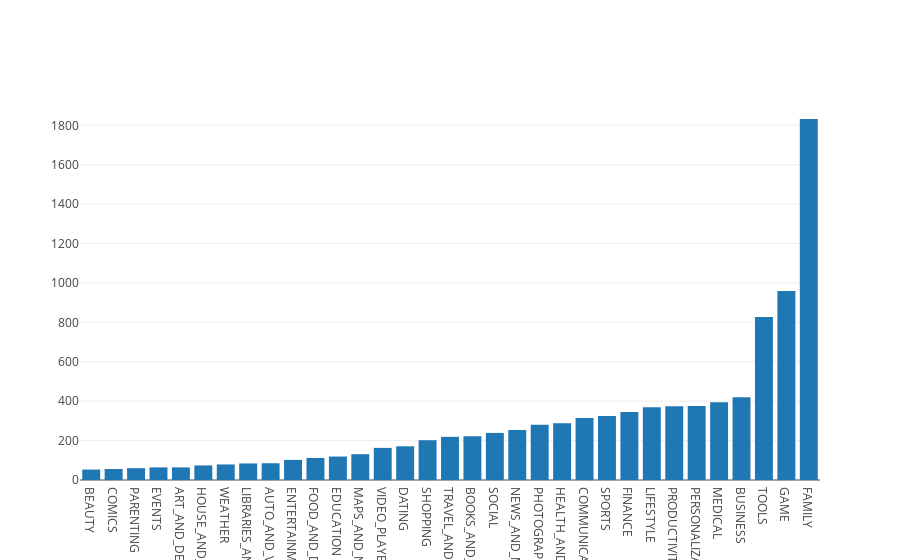

Here is the notebook cell this chart was saved with:
### Markdown cell above
## 3. Exploring app categories
<p>With more than 1 billion active users in 190 countries around the world, Google Play continues to be an important distribution platform to build a global audience. For businesses to get their apps in front of users, it's important to make them more quickly and easily discoverable on Google Play. To improve the overall search experience, Google has introduced the concept of grouping apps into categories.</p>
<p>This brings us to the following questions:</p>
<ul>
<li>Which category has the highest share of (active) apps in the market? </li>
<li>Is any specific category dominating the market?</li>
<li>Which categories have the fewest number of apps?</li>
</ul>
<p>We will see that there are <code>33</code> unique app categories present in our dataset. <em>Family</em> and <em>Game</em> apps have the highest market prevalence. Interestingly, <em>Tools</em>, <em>Business</em> and <em>Medical</em> apps are also at the top.</p>

### Code cell
import plotly
plotly.offline.init_notebook_mode(connected=True)
import plotly.graph_objs as go

# Print the total number of unique categories
num_categories = len(apps['Category'].unique())
print('Number of categories = ', num_categories)

# Count the number of apps in each 'Category' and sort them in descending order
num_apps_in_category = apps['Category'].value_counts().sort_values(ascending = True)

data = [go.Bar(
        x = num_apps_in_category.index, # index = category name
        y = num_apps_in_category.values, # value = count
)]

plotly.offline.iplot(data)

### Figure 1 — Plotly figure (JSON) as saved in the notebook; plotly's stock layout.template omitted (floating-point values rounded to 4 significant figures)
{"data": [{"x": ["BEAUTY", "COMICS", "PARENTING", "EVENTS", "ART_AND_DESIGN", "HOUSE_AND_HOME", "WEATHER", "LIBRARIES_AND_DEMO", "AUTO_AND_VEHICLES", "ENTERTAINMENT", "FOOD_AND_DRINK", "EDUCATION", "MAPS_AND_NAVIGATION", "VIDEO_PLAYERS", "DATING", "SHOPPING", "TRAVEL_AND_LOCAL", "BOOKS_AND_REFERENCE", "SOCIAL", "NEWS_AND_MAGAZINES", "PHOTOGRAPHY", "HEALTH_AND_FITNESS", "COMMUNICATION", "SPORTS", "FINANCE", "LIFESTYLE", "PRODUCTIVITY", "PERSONALIZATION", "MEDICAL", "BUSINESS", "TOOLS", "GAME", "FAMILY"], "y": [53, 56, 60, 64, 64, 74, 79, 84, 85, 102, 112, 119, 131, 163, 171, 202, 219, 222, 239, 254, 281, 288, 315, 325, 345, 369, 374, 376, 395, 420, 827, 959, 1832], "type": "bar", "uid": "6af1f712-e373-49ad-a391-9518e4cb3778"}], "layout": {}}
